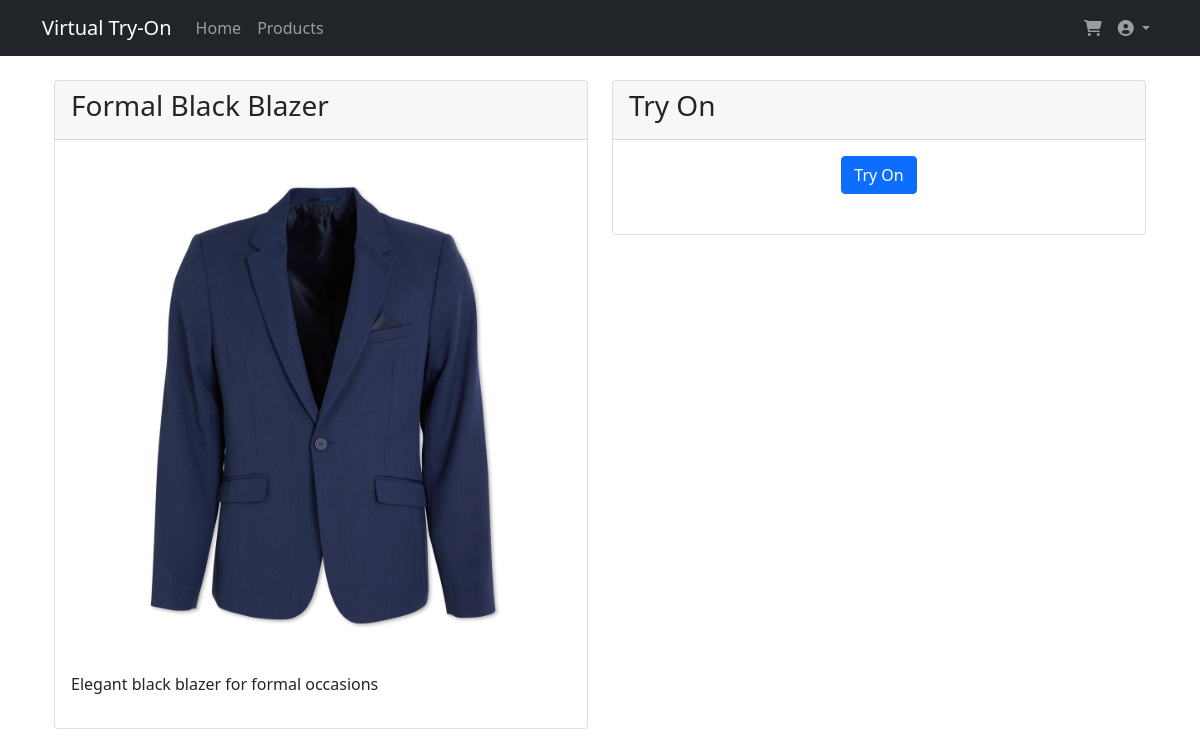
Page /try_on/4 (signed in) on the committed database.
### virtual-tryon/models/product.py (models this page shows, shortened)
class Product(db.Model):
    id = db.Column(db.Integer, primary_key=True)
    name = db.Column(db.String(100), nullable=False)
    description = db.Column(db.Text)
    price = db.Column(db.Float, nullable=False)
    size_chart = db.Column(db.JSON)
    image_url = db.Column(db.String(200))
    category = db.Column(db.String(50))
    try_on_enabled = db.Column(db.Boolean, default=False)

### virtual-tryon/app.py (the view, shortened to what this page needs)
@app.route('/try_on/<int:product_id>', methods=['GET', 'POST'])
def try_on(product_id):
    if 'user_id' not in session:
        flash('Please login to use virtual try-on', 'error')
        return redirect(url_for('login'))
    product = Product.query.get_or_404(product_id)
    result_image = None
    error = None
    return render_template('try_on.html',
                         product=product,
                         result_image=result_image,
                         error=error)

### virtual-tryon/app.py (called while the page is built)
@app.context_processor
def utility_processor():
    return dict(price_display=price_display)

@app.after_request
def add_header(response):
    if 'image' in response.mimetype:
        response.headers['Cache-Control'] = 'no-store, no-cache, must-revalidate, max-age=0'
    return response

### virtual-tryon/templates/try_on.html (shortened to what this page needs)
{% extends "base.html" %}
{% block content %}
<div class="container mt-4">
    <div class="row">
        <div class="col-md-6">
            <div class="card">
                <div class="card-header">
                    <h3>{{ product.name }}</h3>
                </div>
                <div class="card-body">
                    <img src="{{ url_for('static', filename=product.image_url) }}"
                         class="img-fluid" alt="{{ product.name }}">
                    <p class="mt-3">{{ product.description }}</p>
                </div>
            </div>
        </div>
        <div class="col-md-6">
            <div class="card">
                <div class="card-header">
                    <h3>Try On</h3>
                </div>
                <div class="card-body">
                    <div class="text-center mb-4">
                        <button id="tryOnBtn" class="btn btn-primary">Try On</button>
                    </div>
                </div>
            </div>
        </div>
    </div>
</div>
{% endblock %}

### rows in the picture
Product: name "Formal Black Blazer", image_url (picture), description "Elegant black blazer for formal occasions"
